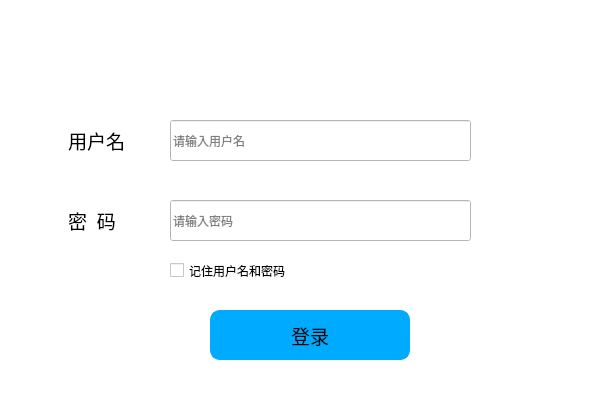
<?xml version="1.0" encoding="UTF-8"?>
<ui version="4.0">
 <class>login_manage</class>
 <widget class="QWidget" name="login_manage">
  <property name="geometry">
   <rect>
    <x>0</x>
    <y>0</y>
    <width>600</width>
    <height>400</height>
   </rect>
  </property>
  <property name="windowTitle">
   <string>点餐系统后台登陆</string>
  </property>
  <property name="styleSheet">
   <string notr="true">background-color: rgb(255, 255, 255);</string>
  </property>
  <widget class="QLabel" name="Logo">
   <property name="geometry">
    <rect>
     <x>80</x>
     <y>20</y>
     <width>451</width>
     <height>71</height>
    </rect>
   </property>
   <property name="styleSheet">
    <string notr="true">background-image: url(:/new/Pic_/Picture/logo_behind.png);
background-repeat: no-repeat;
background-position: center;</string>
   </property>
   <property name="text">
    <string/>
   </property>
  </widget>
  <widget class="QPushButton" name="Button_SignIn">
   <property name="geometry">
    <rect>
     <x>210</x>
     <y>310</y>
     <width>200</width>
     <height>50</height>
    </rect>
   </property>
   <property name="font">
    <font>
     <family>宋体</family>
     <pointsize>14</pointsize>
    </font>
   </property>
   <property name="styleSheet">
    <string notr="true">background-color: rgb(0, 170, 255);
border:2px solid rgb(0, 170, 255);
border-radius:10px;</string>
   </property>
   <property name="text">
    <string>登录</string>
   </property>
  </widget>
  <widget class="QLabel" name="Lable_User">
   <property name="geometry">
    <rect>
     <x>68</x>
     <y>120</y>
     <width>91</width>
     <height>40</height>
    </rect>
   </property>
   <property name="font">
    <font>
     <family>宋体</family>
     <pointsize>14</pointsize>
    </font>
   </property>
   <property name="text">
    <string>用户名</string>
   </property>
  </widget>
  <widget class="QLabel" name="Lable_Password">
   <property name="geometry">
    <rect>
     <x>68</x>
     <y>200</y>
     <width>91</width>
     <height>40</height>
    </rect>
   </property>
   <property name="font">
    <font>
     <family>宋体</family>
     <pointsize>14</pointsize>
    </font>
   </property>
   <property name="text">
    <string>密  码</string>
   </property>
  </widget>
  <widget class="QLineEdit" name="Input_Password">
   <property name="geometry">
    <rect>
     <x>170</x>
     <y>200</y>
     <width>301</width>
     <height>41</height>
    </rect>
   </property>
   <property name="echoMode">
    <enum>QLineEdit::Password</enum>
   </property>
   <property name="placeholderText">
    <string>请输入密码</string>
   </property>
  </widget>
  <widget class="QLineEdit" name="Input_User">
   <property name="geometry">
    <rect>
     <x>170</x>
     <y>120</y>
     <width>301</width>
     <height>41</height>
    </rect>
   </property>
   <property name="echoMode">
    <enum>QLineEdit::Normal</enum>
   </property>
   <property name="placeholderText">
    <string>请输入用户名</string>
   </property>
   <property name="cursorMoveStyle">
    <enum>Qt::LogicalMoveStyle</enum>
   </property>
  </widget>
  <widget class="QCheckBox" name="CheckBox_UserRe">
   <property name="geometry">
    <rect>
     <x>170</x>
     <y>260</y>
     <width>191</width>
     <height>21</height>
    </rect>
   </property>
   <property name="text">
    <string>记住用户名和密码</string>
   </property>
  </widget>
 </widget>
 <resources/>
 <connections/>
</ui>
